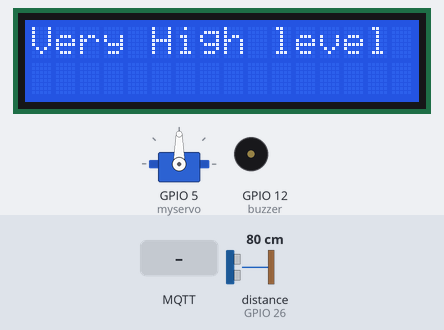
Simulated run of this sketch. Board: ESP32. On the bench: servo, 16×2 character LCD, buzzer (waves = sounding). Wiring (inferred from the names in the program): ultrasonic range finder: trigger GPIO 27; echo GPIO 26. The test bench sets the inputs (shaded band); at power-on: distance to the obstacle (sensor on GPIO 26) 80 cm. The echo pulse lasts 58.3 µs per cm; WiFi joins after 1.5 s; servers stay silent unless stated; no MQTT or app messages arrive unless stated; what the sketch prints to the serial monitor is not drawn.

Above: at 2.8 s.
2.9 s: distance to the obstacle (sensor on GPIO 26) set to 74 cm
At 4.2 s:
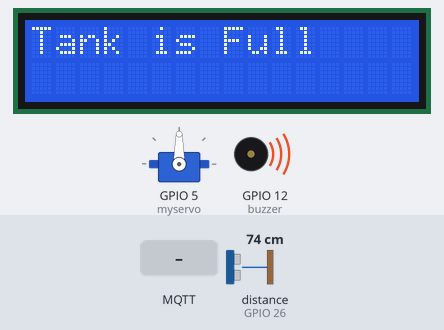
8.6 s: distance to the obstacle (sensor on GPIO 26) set to 250 cm
At 10.1 s:
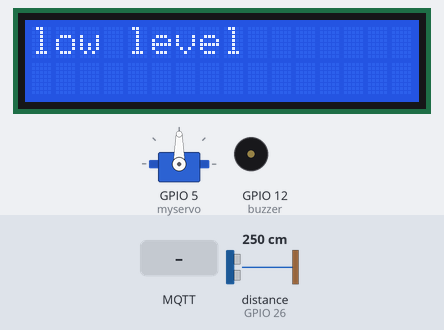
14.5 s: MQTT message "emqx/esp32/subscribe" arrives on the first subscribed topic
At 15.9 s:
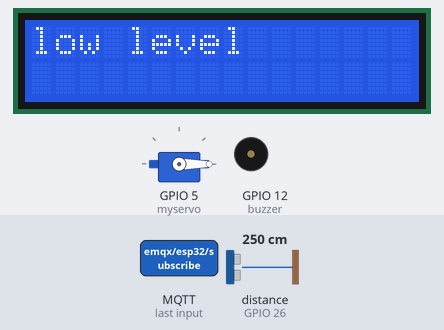
20.5 s: MQTT message "200" arrives on the first subscribed topic
At 21.7 s:
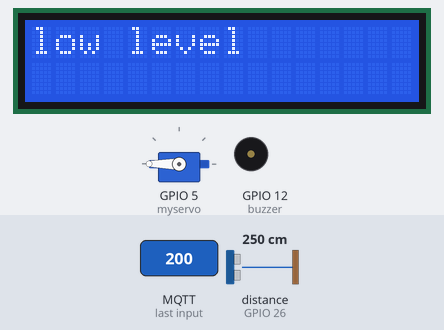
26.5 s: distance to the obstacle (sensor on GPIO 26) set to 2 cm
At 27.8 s:
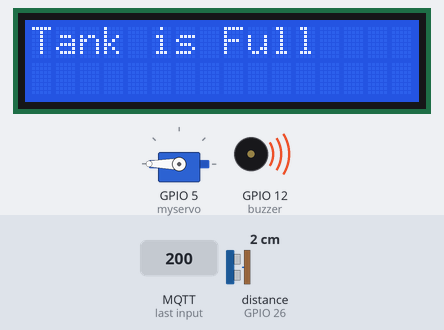
32.5 s: MQTT message "on" arrives on the first subscribed topic
At 33.5 s:
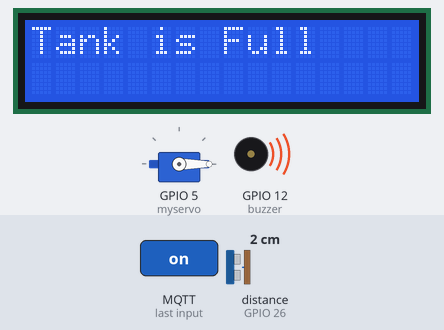
Timing chart, 0 to 39.5 s (numbered marks = the images above; inputs shaded):
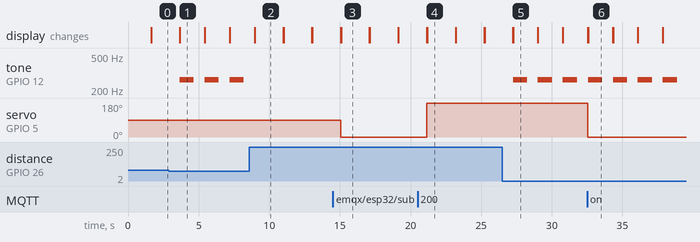

Measured:
- the behaviour switches between 80 and 79 cm on distance to the obstacle (sensor on GPIO 26) (found by bisection; images 0 and 1)
- after the input at 2.9 s, tone on GPIO 12 (buzzer): alternates 262 Hz for 1.0 s and silent for 0.77 s, starting after 0.77 s; the display: first differs from a run without the input after 0.77 s (image 1)
- after the input at 8.6 s, tone on GPIO 12 (buzzer): stops changing and stays silent; the display: first differs from a run without the input after 0.38 s (image 2)
- after the input at 14.5 s, servo on GPIO 5 (myservo): 90° → 0° after 0.54 s
- after the input at 20.5 s, servo on GPIO 5 (myservo): 0° → 180° after 0.64 s
- after the input at 26.5 s, tone on GPIO 12 (buzzer): alternates 262 Hz for 1.0 s and silent for 0.77 s, starting after 0.75 s; the display: first differs from a run without the input after 0.75 s (image 5)
- after the input at 32.5 s, servo on GPIO 5 (myservo): 180° → 0° after 0.06 s

The sketch:

Water_Level_indicator.ino
```cpp
#include <Arduino.h>
#include <WiFi.h>
#include <PubSubClient.h>
#include <ESP32Servo.h>
#include <LiquidCrystal_I2C.h>

LiquidCrystal_I2C lcd(0x27, 16, 2);
Servo myservo;// servo object

//WiFi
const char *ssid = "Wokwi-GUEST";
const char *password = "";
//MQTT Broker
const char *mqtt_broker = "broker.emqx.io"; // public broker
const char *topic_publish = "emqx/esp32/publish"; // topic esp publish
const char *topic_subscribe = "emqx/esp32/subscribe"; // topic esp subscribe
const char *mqtt_username = "water";
const char *mqtt_password = "level";
const int mqtt_port = 1883;

WiFiClient espClient; //WiFi Object
PubSubClient Client(espClient);

#define PIN_TRIG 27
#define PIN_ECHO 26
#define buzzer 12
//The tank maximum hight in cm
float tank_height = 400;

//The indication levels
float Very_Low = (tank_height * 80) / 100; // 320 ----> 20%
float Low = (tank_height * 60) / 100;    // 240 ----> 40%
float Halfway = (tank_height * 50) / 100;    // 200 ----> 50%
float Almost_full = (tank_height * 40) / 100;   // 160 ----> 60%
float Full = (tank_height * 20) / 100;    // 80 ----> 80%

void setup() {
  Serial.begin(115200);
  pinMode(PIN_TRIG, OUTPUT);
  pinMode(PIN_ECHO, INPUT);
  pinMode(buzzer,OUTPUT);
  wifi_setup();
  Serial.println("After connect MQTT");
  myservo.attach(5);
  Client.subscribe(topic_subscribe);
  Client.setCallback(callback);
  lcd.init();
  lcd.backlight();
}

void loop() {
  Client.loop();
  // Start a new measurement:
  digitalWrite(PIN_TRIG, HIGH);
  delayMicroseconds(10);
  digitalWrite(PIN_TRIG, LOW);
  water_level();
  delay(1000);
  lcd.clear();
}

void callback(char* topic, byte* message, unsigned int length){
  printPayload(topic, message, length);
}

void printPayload(char* topic, byte* message, unsigned int length){
  //printing recieved message
  Serial.print("Message recieved on topic: ");
  Serial.print(topic);
  String messageTemp;
  for (int i = 0; i < length; i++){
    messageTemp += (char)message[i];
  }
  Serial.println(messageTemp);
  if(String(topic)== "emqx/esp32/subscribe") { /// esp32 subscribe topic //0,50,100
   int status = messageTemp.toInt();
   //int pos = map(status, 1, 100, 0, 180);//100
   Serial.println(status);
    myservo.write(status);
    delay(15);}
}

void wifi_setup() {
  //Connecting to WiFi network
   WiFi.begin(ssid,password);
   while (WiFi.status() != WL_CONNECTED){
    delay(500);
    Serial.println("Connecting to WiFi..");
   }
   Serial.println("Connected to the WiFi network");
   //utilize pubsubClient to establish a connection with the MQTT broker
   //connecting to a MQTT broker
   Serial.println("Before connect to MQTT");
   //broker configuration
   Client.setServer(mqtt_broker,mqtt_port);
   while (!Client.connected()){
    String client_id = "esp32.client";
    client_id += String(WiFi.macAddress());
    // esp32.id -----> esp32.client.macaddress
    //variable.C_str() -----> char [] = string
    Serial.printf("The client %s connects to the public MQTT broker\n", client_id.c_str());
    if (Client.connect(client_id.c_str(), mqtt_username, mqtt_password)){
      Serial.println("Public MQTT broker connected");
    }
    else {
      Serial.print("failed with state ");
      Serial.print(Client.state());
      delay(2000);
    }
   }
}

void water_level() {
   // Read the result:
  int duration = pulseIn(PIN_ECHO, HIGH);
  Serial.print("Distance in CM: ");
  Serial.println(duration / 58);
  int distance = duration / 58;
  double percentage = ((tank_height - distance)*100.0)/tank_height;
  char payload [10];
  sprintf(payload, "%f" , percentage);
  Client.publish(topic_publish, payload);

  if ( distance >= tank_height) {
      delay(1000);
    }
  else if (Very_Low <= distance) {
      Serial.println("Very low level");
      Serial.print("Percentage is: ");
      Serial.print(percentage);
      Serial.println("%");
      lcd.setCursor(0,0);
      lcd.print("Very low level");
      for(int i=0; i<3; i++){
        tone(buzzer, 262, 500);
        delay(250);
      }

   }
  else if (Low <= distance && Very_Low > distance) {

      Serial.println("low level");
      Serial.print("Percentage is: ");
      Serial.print(percentage);
      Serial.println("%");
      lcd.setCursor(0,0);
      lcd.print("low level");
      delay(1000);
  }
  else if (Halfway <= distance && Low > distance) {

      Serial.println("Halfway");
      Serial.print("Percentage is: ");
      Serial.print(percentage);
      Serial.println("%");
      lcd.setCursor(0,0);
      lcd.print("Halfway");
      delay(1000);
 }
  else if (Almost_full <= distance && Halfway > distance) {

      Serial.println("High level");
      Serial.print("Percentage is: ");
      Serial.print(percentage);
      Serial.println("%");
      lcd.setCursor(0,0);
      lcd.print("High level");
      delay(1000);
 }
  else if (Full <= distance && Almost_full > distance) {

      Serial.println("Very High level");
      Serial.print("Percentage is: ");
      Serial.print(percentage);
      Serial.println("%");
      lcd.setCursor(0,0);
      lcd.print("Very High level");
      delay(1000);
 }
  else if (Full >= distance ) {

      Serial.println("Tank is Full");
      Serial.print("Percentage is: ");
      Serial.print(percentage);
      Serial.println("%");
      lcd.setCursor(0,0);
      lcd.print("Tank is Full");
      for(int i=0; i<3; i++){
        tone(buzzer, 262, 500);
        delay(250);
      }

        }

}
```
